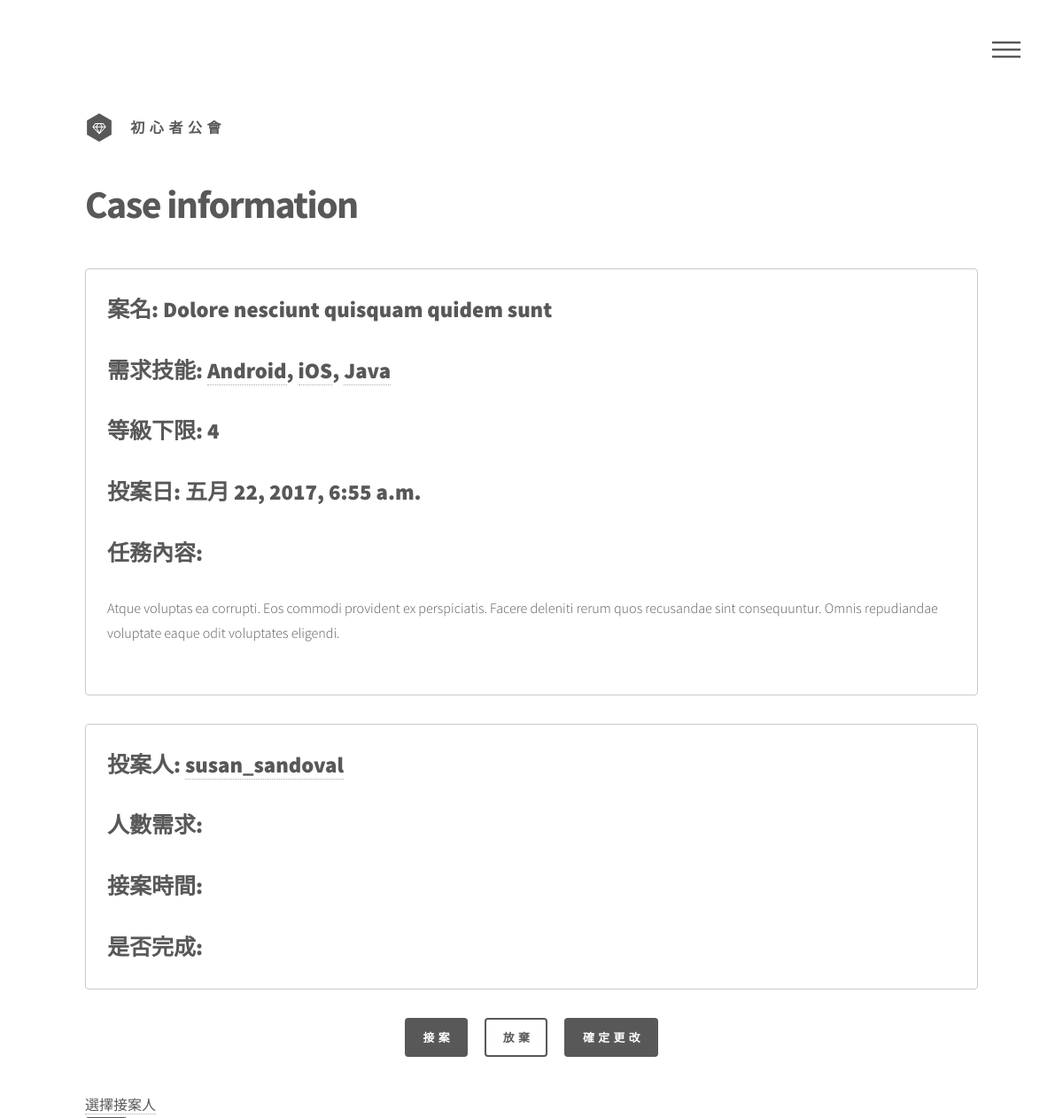
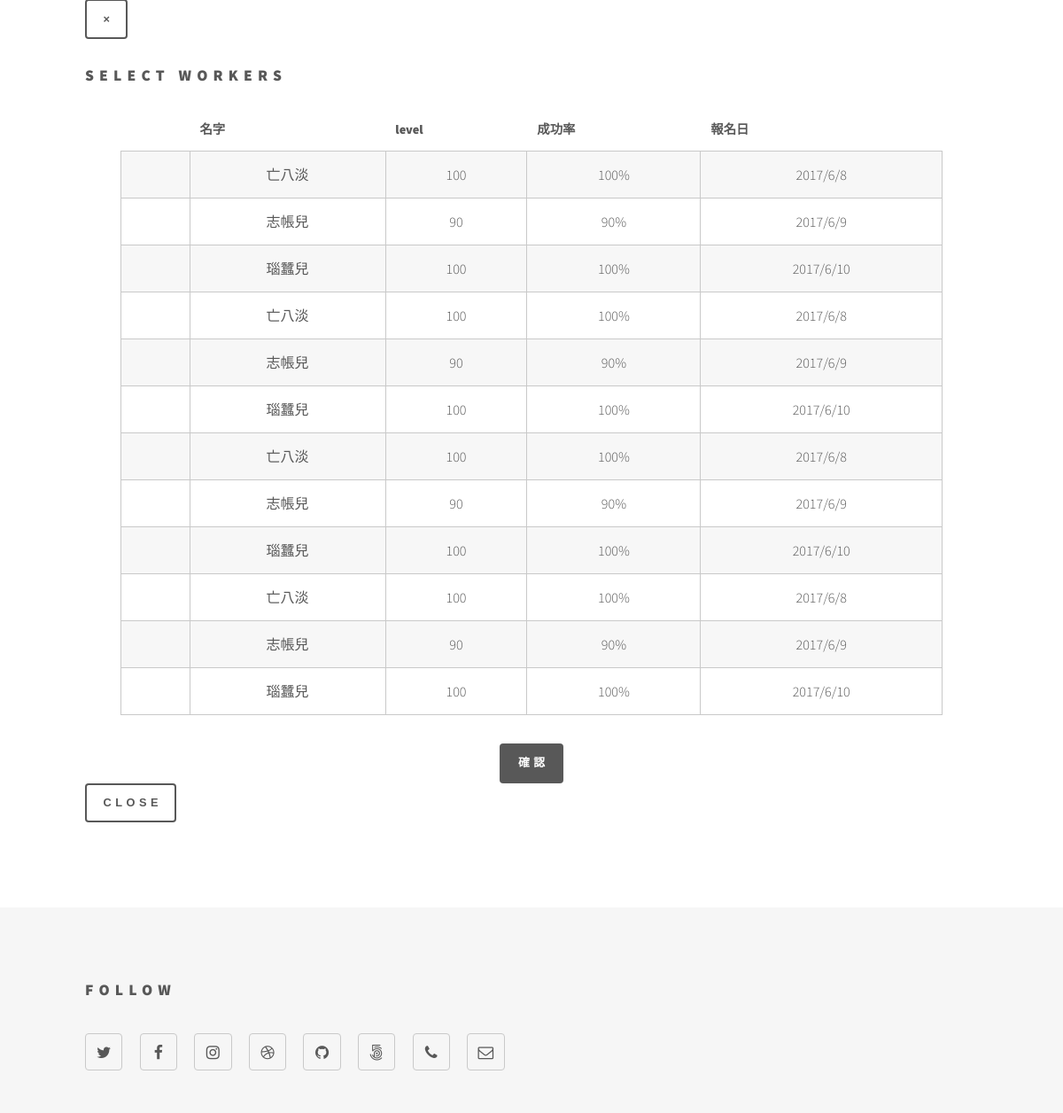
/missionboard/details/18, run on the app's committed database (2 pictures, top to bottom).
### missionboard/models.py (models this page shows, shortened)
class Mission(models.Model):
    name = models.CharField(max_length=100)
    required_skills = models.ManyToManyField(Skill, related_name='required_skills')
    required_level = models.IntegerField()
    posted_by = models.ForeignKey(User, on_delete=models.CASCADE)
    posted_on = models.DateTimeField()
    status = models.CharField(max_length=20)
    application_deadline = models.DateTimeField()
    working_deadline = models.DateTimeField()
    description = models.TextField()
    applied_by = models.ManyToManyField(User, related_name='applied_by')
    objects = MissionManager()

class Skill(models.Model):
    name = models.CharField(max_length=50)
    description = models.CharField(max_length=100)
    objects = SkillManager()

### missionboard/views/eason.py (the view)
# urls.py: url(r'^details/(?P<mission_id>\d+)', eason.details, name='missionboard_details'),
def details(request, mission_id):
    mission = Mission.objects.get(id=mission_id)
    context = {
        'user': get_user(request.user),
        'mission': mission
    }
    return render(request, 'CaseView.html', context)

### missionboard/views/auth.py (called while the page is built)
def get_user(user):
    if user.is_authenticated():
        return user
    else:
        return None

### missionboard/templates/CaseView.html (shortened to what this page needs)
{% extends "layout/base.html" %}
{% load static %}
{% block HeaderScript %}
<link rel="stylesheet" href="{% static "assets/css/CaseBox.css" %}" />
<link rel="stylesheet" href="{% static "assets/css/jquery.dataTables.min.css" %}" />
<link rel="stylesheet" href="{% static "assets/css/select.dataTables.min.css" %}" />
<link rel="stylesheet" href="{% static "assets/css/buttons.dataTables.min.css" %}" />
{% endblock %}
{% block content %}
<div id="main">
	<div class="inner">
		<h1>Case information</h1>
		<div class="casebox box">
			<label>案名: {{ mission.name }}</label>
			<label>需求技能:
			{% for s in mission.required_skills.all  %}
				{% if not forloop.last %}
				<a href="{% url 'missionboard_category' s.id %}">{{s.name}}</a>,
				{% else %}
				<a href="{% url 'missionboard_category' s.id %}">{{s.name}}</a>
				{% endif %}
			{% endfor %}
			</label>
			<label>等級下限: {{ mission.required_level }}</label>
			<label>投案日: {{ mission.posted_on}} </label>
			<label>任務內容:</label><p>{{ mission.description }}<p>
		</div>
		<div class="casebox box">
			<label>投案人: <a href="{% url 'userena_profile_detail' mission.posted_by.username %}">{{mission.posted_by.username}}</a> </label>
			<label>人數需求:</label>
			<label>接案時間:</label>
			<label>是否完成:</label>
		</div>
		<ul class="actions align-center">
			<li><a href="#" class="button special">接案</a></li>
			<li><a href="#" class="button ">放棄</a></li>
			<li><a href="#" class="button special">確定更改</a></li>
		</ul>
		<a type="button" class="" data-toggle="modal" data-target="#WorkList">選擇接案人</a>
		{% include 'WorkerList.html' %}
	</div>
</div>
{% endblock %}

### static/assets/css/main.css (style rules this page uses)
html, body, div, span, applet, object, iframe, h1, h2, h3, h4, h5, h6, p, blockquote, pre, a, abbr, acronym, address, big, cite, code, del, dfn, em, img, ins, kbd, q, s, samp, small, strike, strong, sub, sup, tt, var, b, u, i, center, dl, dt, dd, ol, ul, li, fieldset, form, label, legend, table, caption, tbody, tfoot, thead, tr, th, td, article, aside, canvas, details, embed, figure, figcaption, footer, header, hgroup, menu, nav, output, ruby, section, summary, time, mark, audio, video { margin: 0; padding: 0; border: 0; font-size: 100%; font: inherit; vertical-align: baseline; }
body { line-height: 1; }
ol, ul { list-style: none; }
body { -webkit-text-size-adjust: none; }
*, *:before, *:after { -moz-box-sizing: border-box; -webkit-box-sizing: border-box; box-sizing: border-box; }
body { -ms-overflow-style: scrollbar; }
body { background: #ffffff; }
body, input, select, textarea { color: #585858; font-family: "Source Sans Pro", Helvetica, sans-serif; font-size: 16pt; font-weight: 300; line-height: 1.75; }
@media screen and (max-width: 1680px) { body, input, select, textarea { font-size: 14pt; } }
@media screen and (max-width: 1280px) { body, input, select, textarea { font-size: 12pt; } }
a { -moz-transition: border-bottom-color 0.2s ease, color 0.2s ease; -webkit-transition: border-bottom-color 0.2s ease, color 0.2s ease; -ms-transition: border-bottom-color 0.2s ease, color 0.2s ease; transition: border-bottom-color 0.2s ease, color 0.2s ease; text-decoration: none; color: #585858; border-bottom: dotted 1px rgba(88, 88, 88, 0.5); }
p { margin: 0 0 2em 0; }
h1 { font-size: 2.75em; font-weight: 700; line-height: 1.3; margin: 0 0 1em 0; letter-spacing: -0.035em; }
.align-center { text-align: center; }
ul { list-style: disc; margin: 0 0 2em 0; padding-left: 1em; }
ul li { padding-left: 0.5em; }
ul.actions { cursor: default; list-style: none; padding-left: 0; }
ul.actions li { display: inline-block; padding: 0 1em 0 0; vertical-align: middle; }
ul.actions li:last-child { padding-right: 0; }
label { display: block; font-size: 0.9em; font-weight: 900; margin: 0 0 1em 0; }
.box { border-radius: 4px; border: solid 1px #c9c9c9; margin-bottom: 2em; padding: 1.5em; }
.box > :last-child, .box > :last-child > :last-child, .box > :last-child > :last-child > :last-child { margin-bottom: 0; }
input[type="submit"], input[type="reset"], input[type="button"], button, .button { -moz-appearance: none; -webkit-appearance: none; -ms-appearance: none; appearance: none; -moz-transition: background-color 0.2s ease-in-out, color 0.2s ease-in-out, box-shadow 0.2s ease-in-out; -webkit-transition: background-color 0.2s ease-in-out, color 0.2s ease-in-out, box-shadow 0.2s ease-in-out; -ms-transition: background-color 0.2s ease-in-out, color 0.2s ease-in-out, box-shadow 0.2s ease-in-out; transition: background-color 0.2s ease-in-out, color 0.2s ease-in-out, box-shadow 0.2s ease-in-out; background-color: transparent; border-radius: 4px; border: 0; box-shadow: inset 0 0 0 2px #585858; color: #585858 !important; cursor: pointer; display: inline-block; font-size: 0.8em; font-weight: 900; height: 3.5em; letter-spacing: 0.35em; line-height: 3.45em; overflow: hidden; padding: 0 1.25em 0 1.6em; text-align: center; text-decoration: none; text-overflow: ellipsis; text-transform: uppercase; white-space: nowrap; }
input[type="submit"].special, input[type="reset"].special, input[type="button"].special, button.special, .button.special { box-shadow: none; background-color: #585858; color: #ffffff !important; }
#main { padding: 0em 0 6em 0 ; }
#wrapper > * > .inner { width: 100%; max-width: 68em; margin: 0 auto; padding: 0 2.5em; }

### static/assets/css/CaseBox.css (style rules this page uses)
.casebox > label { font-size: 25px; }

### data on the page
Mission: name "Dolore nesciunt quisquam quidem sunt", required_level "4", posted_on "五月 22, 2017, 6:55 a.m.", description "Atque voluptas ea corrupti. Eos commodi provident ex perspiciatis. Facere deleniti rerum quos recusandae sint consequuntur. Omnis repudiandae voluptate eaque odit voluptates eligendi.", posted_by.username "susan_sandoval"
Skill: name "Android"
Skill: name "iOS"
Skill: name "Java"
